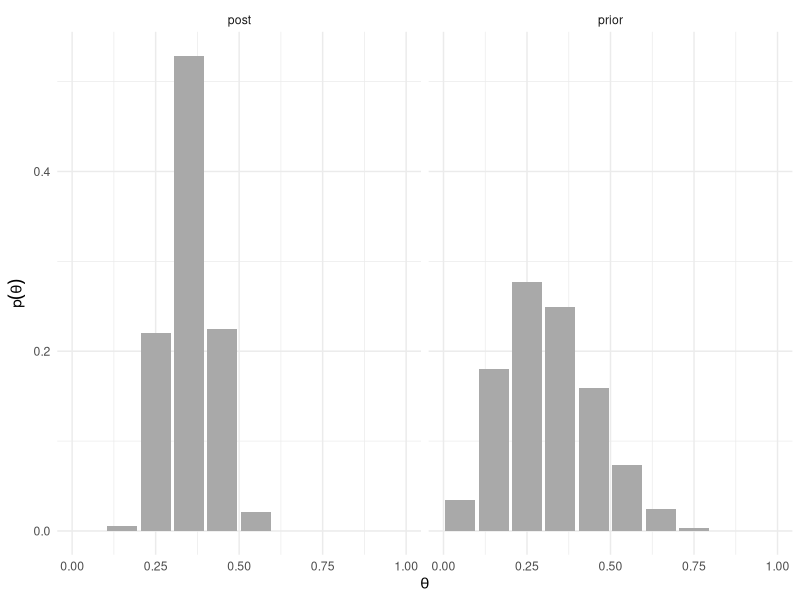
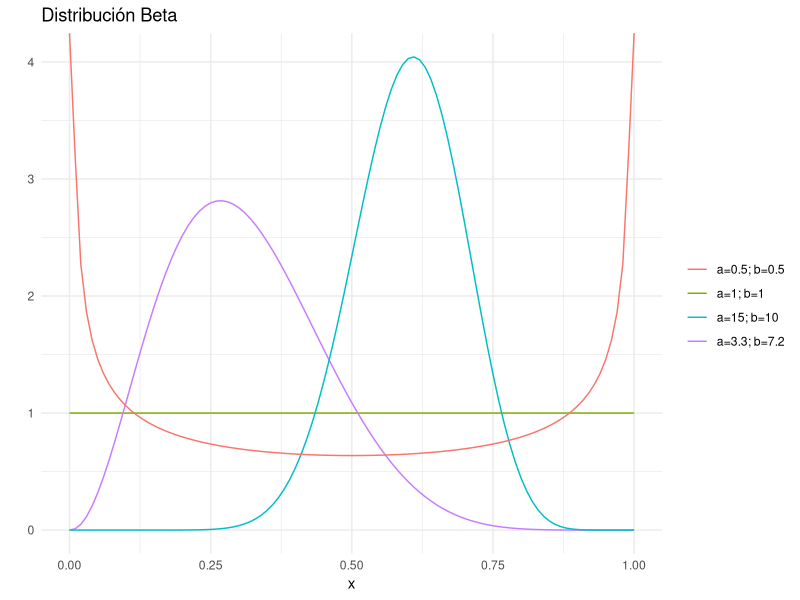
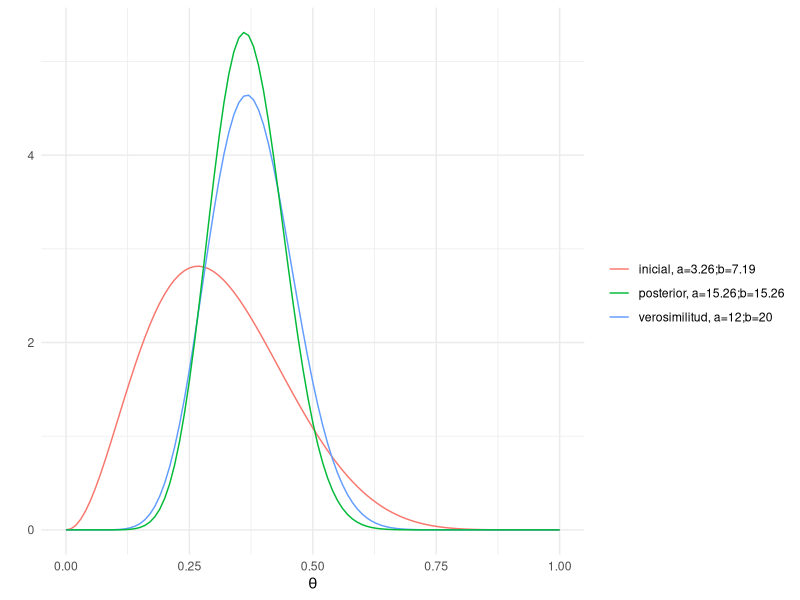
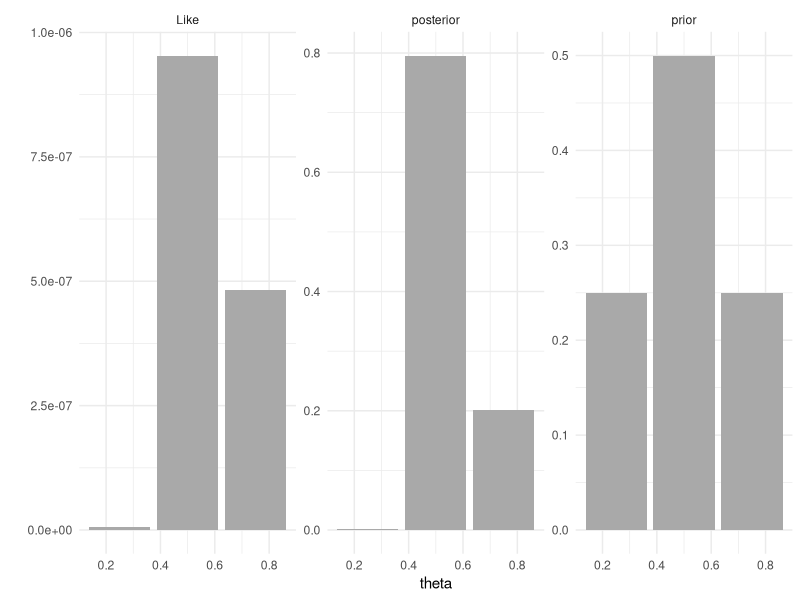
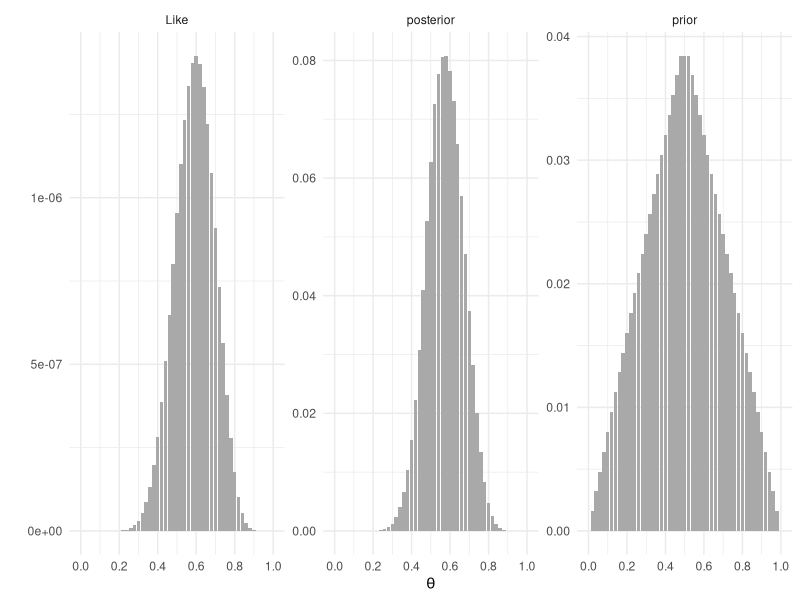
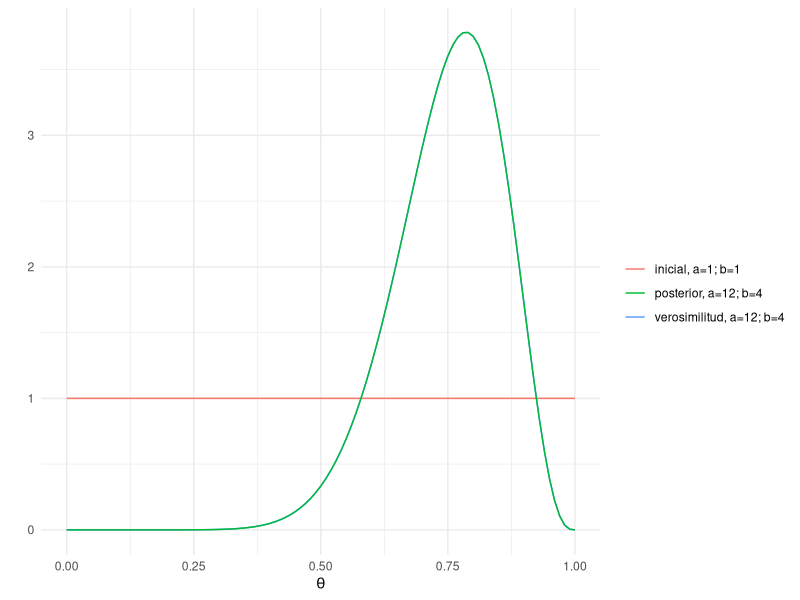
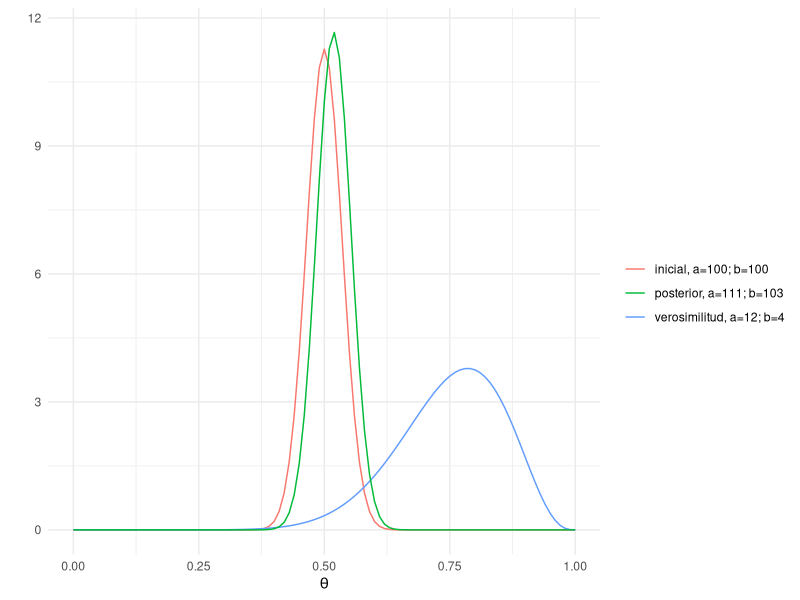
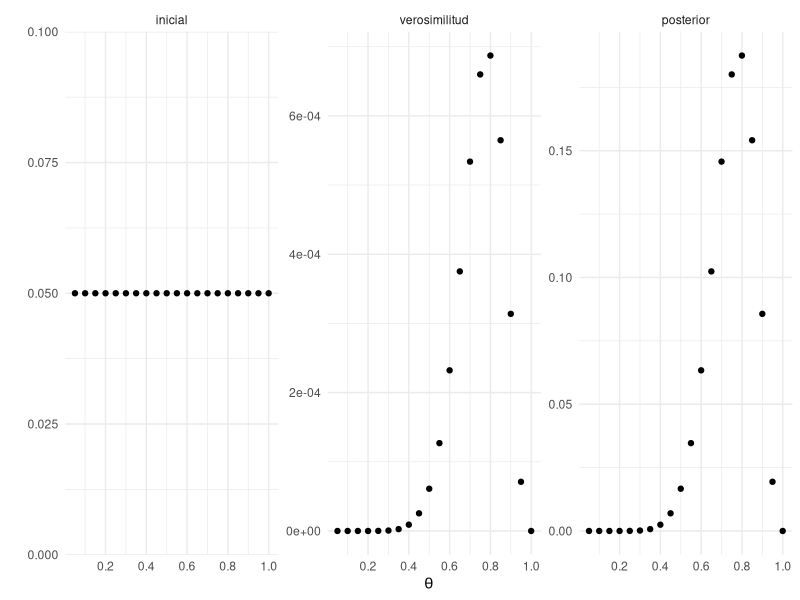

R code for these plots, in order:
## ---- chunk 1
knitr::opts_chunk$set(
    comment = "#>",
    collapse = TRUE
  )
comma <- function(x) format(x, digits = 2, big.mark = ",")
options(digits=3)

library(tidyverse)
library(gridExtra)
theme_set(theme_minimal())
## ---- chunk 2
theta <- seq(0.05, 0.95, 0.1)
pesos.prior <- c(1, 5.2, 8, 7.2, 4.6, 2.1, 0.7, 0.1, 0, 0)
prior <- pesos.prior/sum(pesos.prior) 
prior_df <- data_frame(theta, prior = round(prior, 3))
prior_df
## ---- chunk 3
library(LearnBayes)
N <- 30 # estudiantes
z <- 11 # éxitos

# Verosimilitud
Like <- theta ^ z * (1 - theta) ^ (N - z)
product <- Like * prior

# Distribución posterior (normalizamos)
post <- product / sum(product)

dists <- bind_cols(prior_df, post = post)
round(dists, 3)

# También podemos usar la función pdisc
pdisc(p = theta, prior = prior, data = c(z, N - z)) %>% round(3)

# Alargamos los datos para graficar
dists_l <- dists %>% 
  gather(dist, val, prior:post)

ggplot(dists_l, aes(x = theta, y = val)) +
  geom_bar(stat = "identity", fill = "darkgray") + 
  facet_wrap(~ dist) +
  labs(x = expression(theta), y = expression(p(theta))) 
## ---- chunk 4
base <- ggplot(data_frame(x = c(0, 1)), aes(x)) 
base + 
    stat_function(fun = dbeta, args = list(shape1 = 1, shape2 = 1), 
        aes(colour = "a=1; b=1")) + 
    stat_function(fun = dbeta, args = list(shape1 = 3.26, shape2 = 7.19), 
        aes(colour = "a=3.3; b=7.2")) + 
    stat_function(fun = dbeta, args = list(shape1 = 15, shape2 = 10), 
        aes(colour = "a=15; b=10")) + 
    stat_function(fun = dbeta, args = list(shape1 = 0.5, shape2 = 0.5), 
        aes(colour = "a=0.5; b=0.5")) +
    labs(y = "", title = "Distribución Beta", colour = "")
## ---- chunk 5
quantile1 <- list(p = 0.5, x = 0.3)
quantile2 <- list(p = 0.9, x = 0.5)
beta.select(quantile1, quantile2)
## ---- chunk 6
base +    
    stat_function(fun = dbeta, args = list(shape1 = 3.26, shape2 = 7.19), 
        aes(color = "inicial, a=3.26;b=7.19")) + # inicial
    stat_function(fun = dbeta, args = list(shape1 = 12, shape2 = 20), 
        aes(color = "verosimilitud, a=12;b=20")) + # verosimilitud
    stat_function(fun = dbeta, args = list(shape1 = 15.26, shape2 = 26.19), 
        aes(color = "posterior, a=15.26;b=15.26")) +
    labs(y = "", colour = "", x = expression(theta))
## ---- chunk 7
qbeta(c(0.05, 0.95), 15.26, 26.19)
## ---- chunk 8
# Modelo 1, 3 posibles valores
p_M1 <- data_frame(theta = c(0.25, 0.5, 0.75), prior = c(0.25, 0.5, 0.25), 
  modelo ="M1")

# Modelo 2, Creamos una inicial que puede tomar más valores
p <- seq(0, 24, 1)
p2 <- c(p, 24, sort(p, decreasing = TRUE))
p_M2 <- data_frame(theta = seq(0, 1, 0.02), prior = p2 / sum(p2), 
  modelo = "M2")

N <- 20 # estudiantes
z <- 12 # éxitos

dists_h <- bind_rows(p_M1, p_M2) %>% # base de datos horizontal
    group_by(modelo) %>%
    mutate(
        Like = theta ^ z * (1 - theta) ^ (N - z), # verosimilitud 
        posterior = (Like * prior) / sum(Like * prior)
      ) 

dists <- dists_h %>% # base de datos larga
    gather(dist, valor, prior, Like, posterior)

ggplot(filter(dists, modelo == "M1"), aes(x = theta, y = valor)) +
    geom_bar(stat = "identity", fill = "darkgray") +
    facet_wrap(~ dist, scales = "free") +
    scale_x_continuous("theta", breaks = seq(0, 1, 0.2)) +
    labs(y = "")

ggplot(filter(dists, modelo == "M2"), aes(x = theta, y = valor)) +
    geom_bar(stat = "identity", fill = "darkgray") +
    facet_wrap(~ dist, scales = "free") +
    scale_x_continuous(expression(theta), breaks = seq(0, 1, 0.2)) +
    labs(y = "")

# ggplot(dists, aes(x = theta, y = valor)) +
#     geom_bar(stat = "identity", fill = "darkgray") +
#     facet_wrap( ~ modelo + dist, scales = "free") +
#     scale_x_continuous(expression(theta), breaks = seq(0, 1, 0.2)) +
#     labs(y = "")
## ---- chunk 9
factorBayes <- function(N, z){
  evidencia <- bind_rows(p_M1, p_M2) %>% # base de datos horizontal
    group_by(modelo) %>%
    mutate(
      Like = theta ^ z * (1 - theta) ^ (N - z), # verosimilitud 
      posterior = (Like * prior) / sum(Like * prior)
    ) %>%
    summarise(evidencia = sum(prior * Like))
  print(evidencia)
  return(evidencia[1, 2] / evidencia[2, 2])
}

factorBayes(50, 25)
factorBayes(100, 75)
factorBayes(100, 10)
factorBayes(40, 38)
## ---- chunk 10
# N = 14, z = 11, a = 1, b = 1
base +
    stat_function(fun = dbeta, args = list(shape1 = 1, shape2 = 1), 
        aes(colour = "inicial, a=1; b=1")) + 
    stat_function(fun = dbeta, args = list(shape1 = 12, shape2 = 4), 
        aes(colour = "verosimilitud, a=12; b=4")) + 
    stat_function(fun = dbeta, args = list(shape1 = 12, shape2 = 4), 
        aes(colour = "posterior, a=12; b=4")) +
      labs(y = "", colour = "", x = expression(theta))

# N = 14, z = 11, a = 100, b = 100 
base +
    stat_function(fun = dbeta, args = list(shape1 = 100, shape2 = 100), 
        aes(colour = "inicial, a=100; b=100")) + 
    stat_function(fun = dbeta, args = list(shape1 = 12, shape2 = 4), 
        aes(colour = "verosimilitud, a=12; b=4")) + 
    stat_function(fun = dbeta, args = list(shape1 = 111, shape2 = 103), 
        aes(colour = "posterior, a=111; b=103")) +
      labs(y = "", colour = "", x = expression(theta))
## ---- chunk 11
# N = 14, z = 11, a = 1, b = 1
beta(12, 4) / beta(1, 1)
# N = 14, z = 12, a = 100, b = 100 
beta(126, 126) / beta(100, 100)
## ---- chunk 12
# N = 14, z = 7, a = 1, b = 1
beta(8, 8) / beta(1, 1)
# N = 14, z = 7, a = 100, b = 100 
beta(107, 107) / beta(100, 100)
## ---- chunk 13
# N = 14, z = 11, a = 1, b = 1
N = 14; z = 11
inicial <- data.frame(theta = seq(0.05, 1, 0.05), inicial = rep(1/20, 20))
dists_h <- inicial %>%
    mutate(
        verosimilitud = theta ^ z * (1 - theta) ^ (N - z), # verosimilitud 
        posterior = (verosimilitud * inicial) / sum(verosimilitud * inicial)
        )  
dists <- dists_h %>% # base de datos larga
    gather(dist, valor, inicial, verosimilitud, posterior) %>% 
    mutate(dist = factor(dist, levels = c("inicial", "verosimilitud", "posterior")))

ggplot(dists, aes(x = theta, y = valor)) +
    geom_point() +
    facet_wrap(~ dist, scales = "free") +
    scale_x_continuous(expression(theta), breaks = seq(0, 1, 0.2)) +
    labs(y = "")
## ---- chunk 14
plot1 <- base + 
    stat_function(fun = dbeta, args = list(shape1 = 1, shape2 = 1)) + # inicial
    labs(x = "", y = "", title = "inicial")
plot2 <- base +
    stat_function(fun = dbeta, args = list(shape1 = 12, shape2 = 4)) + # verosimilitud
    labs(x = expression(theta), y = "", title = "verosimilitud")
plot3 <- base +
    stat_function(fun = dbeta, args = list(shape1 = 12, shape2 = 4)) + # posterior
    labs(x = "", y = "", title = "posterior")
grid.arrange(plot1, plot2, plot3, ncol=3)
## ---- chunk 15
head(dists_h)
sum(dists_h$posterior * dists_h$theta)
## ---- chunk 16
dist_cum <- cumsum(dists_h$posterior) #vector de distribución acumulada
lb <- which.min(dist_cum < 0.05) - 1
ub <- which.min(dist_cum < 0.975)
dists_h$theta[lb]
dists_h$theta[ub]
## ---- chunk 17
# calcula el factor de Bayes para el experimento Bernoulli Modelos M1 y M2
factorBayes <- function(M, s){
  evidencia <- rbind(p_M1, p_M2) %>% # base de datos horizontal
    group_by(modelo) %>%
    mutate(
      Like = theta ^ s * (1 - theta) ^ (M - s), # verosimilitud 
      posterior = (Like * prior) / sum(Like * prior)
    ) %>%
    summarise(evidencia = sum(prior * Like))
  print(evidencia)
  return(evidencia[1, 2] / evidencia[2, 2])
}

factorBayes(50, 25)
## ---- chunk 18
islas <- data.frame(islas = 1:10, pob = 1:10)

caminaIsla <- function(i){ # i: isla actual
  u <- runif(1) # volado
  v <- ifelse(u < 0.5, i - 1, i + 1)  # isla vecina (índice)
  if(v < 1 | v > 10){ # si estas en los extremos y el volado indica salir
    return(i)
  }
  u2 <- runif(1)
  p_move = min(islas$pob[v] / islas$pob[i], 1)
  if(p_move  > u2){
    return(v) # isla destino
  }
  else{
    return(i) # me quedo en la misma isla
  }
}

pasos <- 100000
camino <- numeric(pasos)
camino[1] <- sample(1:10, 1) # isla inicial
for(j in 2:pasos){
  camino[j] <- caminaIsla(camino[j - 1])
}

caminata <- data.frame(pasos = 1:pasos, isla = camino)

plot_caminata <- ggplot(caminata[1: 1000, ], aes(x = pasos, y = isla)) +
  geom_point(size = 0.8) +
  geom_path(alpha = 0.5) +
  coord_flip() + 
  labs(title = "Caminata aleatoria") +
  scale_y_continuous(expression(theta), breaks = 1:10) +
  scale_x_continuous("Tiempo")

plot_dist <- ggplot(caminata, aes(x = isla)) +
  geom_histogram() +
  scale_x_continuous(expression(theta), breaks = 1:10) +
  labs(title = "Distribución objetivo", 
       y = expression(P(theta)))

grid.arrange(plot_caminata, plot_dist, ncol = 1, heights = c(4, 2))
## ---- chunk 19
t <- c(1:10, 20, 50, 100, 200, 1000, 5000)

plots_list <- lapply(t, function(i){
  ggplot(caminata[1:i, ], aes(x = isla)) +
    geom_histogram() +
    labs(y = "", x = "", title = paste("t = ", i, sep = "")) +
    scale_x_continuous(expression(theta), breaks = 1:10, limits = c(0, 11))
})

args.list <- c(plots_list,list(nrow=4,ncol=4))
do.call(grid.arrange, args.list)
## ---- chunk 20
library(expm)

transMat <- function(P){ # recibe vector de probabilidades (o población)
  T <- matrix(0, 10, 10)
  n <- length(P - 1) # número de estados
  for(j in 2:n - 1){ # llenamos por fila
    T[j, j - 1] <- 0.5 * min(P[j - 1] / P[j], 1)
    T[j, j] <- 0.5 * (1 - min(P[j - 1] / P[j], 1)) + 
               0.5 * (1 - min(P[j + 1] / P[j], 1))
    T[j, j + 1] <- 0.5 * min(P[j + 1] / P[j], 1)
  }
  # faltan los casos j = 1 y j = n
  T[1, 1] <- 0.5 + 0.5 * (1 - min(P[2] / P[1], 1))
  T[1, 2] <- 0.5 * min(P[2] / P[1], 1)
  T[n, n] <- 0.5 + 0.5 * (1 - min(P[n - 1] / P[n], 1))
  T[n, n - 1] <- 0.5 * min(P[n - 1] / P[n], 1)
  T
}

T <- transMat(islas$pob)

w <- c(0, 1, rep(0, 8))

t <- c(1:10, 20, 50, 100, 200, 1000, 5000)
expT <- map_df(t, ~data.frame(t = ., w %*% (T %^% .)))
expT_long <- expT %>%
    gather(theta, P, -t) %>% 
    mutate(theta = parse_number(theta))

ggplot(expT_long, aes(x = theta, y = P)) +
  geom_bar(stat = "identity", fill = "darkgray") + 
  facet_wrap(~ t) +
  scale_x_continuous(expression(theta), breaks = 1:10, limits = c(0, 11))
## ---- chunk 21
inicioP <- function(i){
  w <- rep(0, 10)
  w[i] <- 1
  t <- c(1, 10, 50, 100)
  expT <- map_df(t, ~data.frame(t = ., inicio = i, w %*% (T %^% .))) %>%
    gather(theta, P, -t, -inicio) %>% 
    mutate(theta = parse_number(theta))
  expT
}

expT <- map_df(c(1, 3, 5, 9), inicioP)
ggplot(expT, aes(x = as.numeric(theta), y = P)) +
  geom_bar(stat = "identity", fill = "darkgray") + 
  facet_grid(inicio ~ t) +
  scale_x_continuous(expression(theta), breaks = 1:10, limits = c(0, 11))

## ---- chunk 22
# p(theta) con theta = 0.4, a = 2, b = 2
dbeta(0.4, 2, 2)
# Definimos la distribución inicial
prior <- function(a = 1, b = 1){
  function(theta) dbeta(theta, a, b)
}
## ---- chunk 23
# Verosimilitid binomial
likeBern <- function(z, N){
  function(theta){
    theta ^ z * (1 - theta) ^ (N - z)
  }
}

## ---- chunk 24
# posterior no normalizada
postRelProb <- function(theta){
  mi_like(theta) * mi_prior(theta)
}
## ---- chunk 25
# Datos observados
N = 14
z = 11

# Defino mi inicial y la verosimilitud
mi_prior <- prior() # inicial uniforme
mi_like <- likeBern(z, N) # verosimilitud de los datos observados

# para cada paso decidimos el movimiento de acuerdo a la siguiente función
caminaAleat <- function(theta){ # theta: valor actual
  salto_prop <- rnorm(1, 0, sd = 0.1) # salto propuesto
  theta_prop <- theta + salto_prop # theta propuesta
  if(theta_prop < 0 | theta_prop > 1){ # si el salto implica salir del dominio
    return(theta)
  }
  u <- runif(1) 
  p_move = min(postRelProb(theta_prop) / postRelProb(theta), 1) # prob mover
  if(p_move  > u){
    return(theta_prop) # aceptar valor propuesto
  }
  else{
    return(theta) # rechazar
  }
}

set.seed(47405)

pasos <- 6000
camino <- numeric(pasos) # vector que guardará las simulaciones
camino[1] <- 0.1 # valor inicial

# Generamos la caminata aleatoria
for (j in 2:pasos){
  camino[j] <- caminaAleat(camino[j - 1])
}

caminata <- data.frame(pasos = 1:pasos, theta = camino)

ggplot(caminata[1:3000, ], aes(x = pasos, y = theta)) +
  geom_point(size = 0.8) +
  geom_path(alpha = 0.5) +
  scale_y_continuous(expression(theta), limits = c(0, 1)) +
  scale_x_continuous("Tiempo") +
  geom_vline(xintercept = 600, color = "red", alpha = 0.5)
## ---- chunk 26
# excluímos las primeras observaciones (etapa de calentamiento)
caminata_f <- filter(caminata, pasos > 600)
ggplot(caminata_f, aes(x = theta)) +
  geom_density(adjust = 2, aes(color = "posterior")) +
  labs(title = "Distribución posterior", 
       y = expression(p(theta)), 
       x = expression(theta)) + 
  stat_function(fun = mi_prior, aes(color = "inicial")) + # inicial
  xlim(0, 1)
## ---- chunk 27
mean(caminata_f$theta)
sd(caminata_f$theta)
## ---- chunk 28
sims_y <- rbinom(nrow(caminata_f), size = 1, prob = caminata_f$theta)
mean(sims_y) # p(y = 1 | x) probabilidad predictiva
